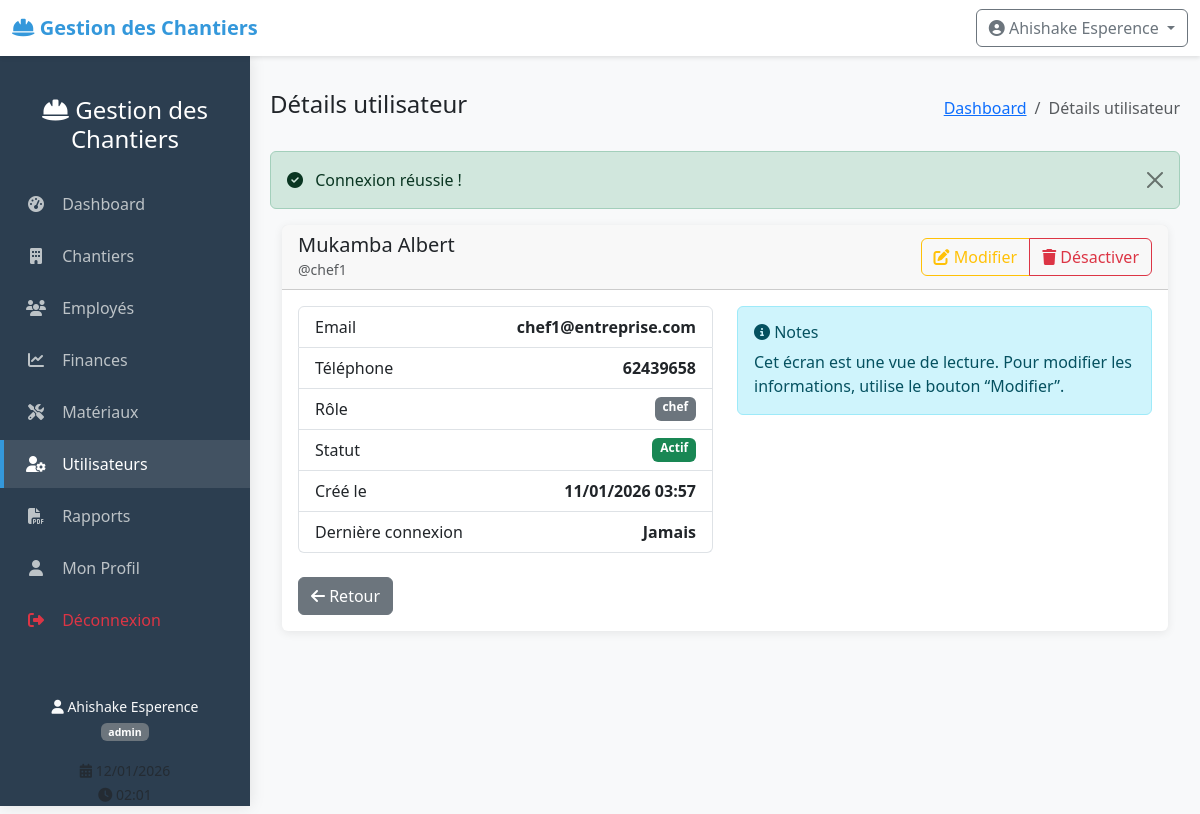
The page /index.php?controller=user&action=view&id=2 (signed in) on the database its author committed.
### tables this page shows
CREATE TABLE users (
    id INTEGER PRIMARY KEY AUTOINCREMENT,
    username VARCHAR(50) UNIQUE NOT NULL,
    password VARCHAR(255) NOT NULL,
    nom VARCHAR(100) NOT NULL,
    prenom VARCHAR(100) NOT NULL,
    email VARCHAR(150) UNIQUE NOT NULL,
    role VARCHAR(20) NOT NULL CHECK(role IN ('admin', 'chef', 'comptable')),
    telephone VARCHAR(20),
    created_at DATETIME DEFAULT CURRENT_TIMESTAMP,
    last_login DATETIME,
    status BOOLEAN DEFAULT 1
);

### index.php (called while the page is built, shortened)
<?php
$controller = $_GET['controller'] ?? 'dashboard';
$action = $_GET['action'] ?? 'index';
$controllerInstance = new $controllerClass();
$id = $_GET['id'] ?? null;
if ($id !== null) {
    $data = $controllerInstance->$action($id);
} else {
    $data = $controllerInstance->$action();
}
$viewFolders = [
    'dashboard' => 'dashboard',
    'chantier' => 'chantiers',
    'employe' => 'employes',
    'materiau' => 'materiaux',
    'finance' => 'finances',
    'user' => 'users',
    'rapport' => 'repports'
];
$viewFolder = $viewFolders[$controller] ?? 'dashboard';
$viewFile = __DIR__ . '/views/' . $viewFolder . '/' . $action . '.php';
require_once $viewFile;

### models/User.php (called while the page is built, shortened)
<?php
class User {
    private $db;
    public function __construct() {
        $this->db = Database::getInstance()->getConnection();
    }
    public function getById($id) {
        $sql = "SELECT * FROM users WHERE id = :id";
        $stmt = $this->db->prepare($sql);
        $stmt->execute([':id' => $id]);
        return $stmt->fetch();
    }
}
?>

### config/database.php (called while the page is built, shortened)
<?php
class Database {
    private static $instance = null;
    private $connection;
    private function __construct() {
        try {
            $this->connection = new PDO('sqlite:' . dirname(__DIR__) . '/data/chantiers.db');
            $this->connection->setAttribute(PDO::ATTR_ERRMODE, PDO::ERRMODE_EXCEPTION);
            $this->connection->setAttribute(PDO::ATTR_DEFAULT_FETCH_MODE, PDO::FETCH_ASSOC);
            $this->connection->exec('PRAGMA foreign_keys = ON');
        } catch(PDOException $e) {
            die("Erreur de connexion : " . $e->getMessage());
        }
    }
    public static function getInstance() {
        if (self::$instance == null) {
            self::$instance = new Database();
        }
        return self::$instance;
    }
    public function getConnection() {
        return $this->connection;
    }
}
?>

### controllers/UserController.php (called while the page is built, shortened)
<?php
require_once __DIR__ . '/../models/User.php';
class UserController {
    private $userModel;
    public function __construct() {
        $this->userModel = new User();
    }
    public function view($id) {
        $user = $this->userModel->getById($id);
        return ['user' => $user];
    }
}
?>

### views/users/view.php (the view, shortened to what this page needs)
<?php
include __DIR__ . '/../../includes/header.php';
$data = $GLOBALS['data'] ?? [];
$user = $data['user'] ?? null;
?>
<div class="container-fluid">
    <div class="row">
        <div class="col-12">
            <div class="card">
                <div class="card-header d-flex justify-content-between align-items-center">
                    <div>
                        <h5 class="card-title mb-0"><?php echo htmlspecialchars($user['prenom'] . ' ' . $user['nom']); ?></h5>
                        <small class="text-muted">@<?php echo htmlspecialchars($user['username']); ?></small>
                    </div>
                    <div class="btn-group" role="group">
                        <a href="index.php?controller=user&action=edit&id=<?php echo $user['id']; ?>" class="btn btn-outline-warning">
                            <i class="fas fa-edit"></i> Modifier
                        </a>
                        <?php if ($user['id'] != $_SESSION['user_id']): ?>
                        <a href="index.php?controller=user&action=delete&id=<?php echo $user['id']; ?>" class="btn btn-outline-danger btn-delete">
                            <i class="fas fa-trash"></i> Désactiver
                        </a>
                        <?php endif; ?>
                    </div>
                </div>
                <div class="card-body">
                    <div class="row">
                        <div class="col-md-6">
                            <div class="list-group">
                                <div class="list-group-item d-flex justify-content-between">
                                    <span>Email</span>
                                    <strong><?php echo htmlspecialchars($user['email']); ?></strong>
                                </div>
                                <div class="list-group-item d-flex justify-content-between">
                                    <span>Téléphone</span>
                                    <strong><?php echo htmlspecialchars($user['telephone'] ?? 'N/A'); ?></strong>
                                </div>
                                <div class="list-group-item d-flex justify-content-between">
                                    <span>Rôle</span>
                                    <span class="badge bg-secondary"><?php echo htmlspecialchars($user['role']); ?></span>
                                </div>
                                <div class="list-group-item d-flex justify-content-between">
                                    <span>Statut</span>
                                    <span class="badge <?php echo $user['status'] ? 'bg-success' : 'bg-danger'; ?>">
                                        <?php echo $user['status'] ? 'Actif' : 'Inactif'; ?>
                                    </span>
                                </div>
                                <div class="list-group-item d-flex justify-content-between">
                                    <span>Créé le</span>
                                    <strong><?php echo $user['created_at'] ? date('d/m/Y H:i', strtotime($user['created_at'])) : 'N/A'; ?></strong>
                                </div>
                                <div class="list-group-item d-flex justify-content-between">
                                    <span>Dernière connexion</span>
                                    <strong><?php echo $user['last_login'] ? date('d/m/Y H:i', strtotime($user['last_login'])) : 'Jamais'; ?></strong>
                                </div>
                            </div>
                        </div>
                        <div class="col-md-6">
                            <div class="alert alert-info">
                                <h6 class="mb-2"><i class="fas fa-info-circle"></i> Notes</h6>
                                <p class="mb-0">Cet écran est une vue de lecture. Pour modifier les informations, utilise le bouton “Modifier”.</p>
                            </div>
                        </div>
                    </div>
                    <div class="d-flex justify-content-between mt-4">
                        <a href="index.php?controller=user&action=index" class="btn btn-secondary">
                            <i class="fas fa-arrow-left"></i> Retour
                        </a>
                    </div>
                </div>
            </div>
        </div>
    </div>
</div>
<?php include __DIR__ . '/../../includes/footer.php'; ?>

### includes/header.php (style rules this page uses)
:root { --primary-color: #2c3e50; --secondary-color: #3498db; --success-color: #27ae60; --warning-color: #f39c12; --danger-color: #e74c3c; --light-color: #ecf0f1; --dark-color: #2c3e50; }
body { font-family: 'Segoe UI', Tahoma, Geneva, Verdana, sans-serif; background-color: #f8f9fa; min-height: 100vh; }
.card { border: none; box-shadow: 0 2px 10px rgba(0,0,0,0.08); transition: transform 0.3s; margin-bottom: 20px; }

### rows shown on the page
users: prenom+nom "Mukamba Albert", username "chef1", email "chef1@entreprise.com", telephone "62439658", role "chef", created_at "11/01/2026 03:57"

### other values the page prints
APP_NAME "Gestion des Chantiers"
$_SESSION['nom_complet'] "Ahishake Esperence"
$_SESSION['role'] "admin"
$page_title "Détails utilisateur"
$_SESSION['success'] "Connexion réussie !"
